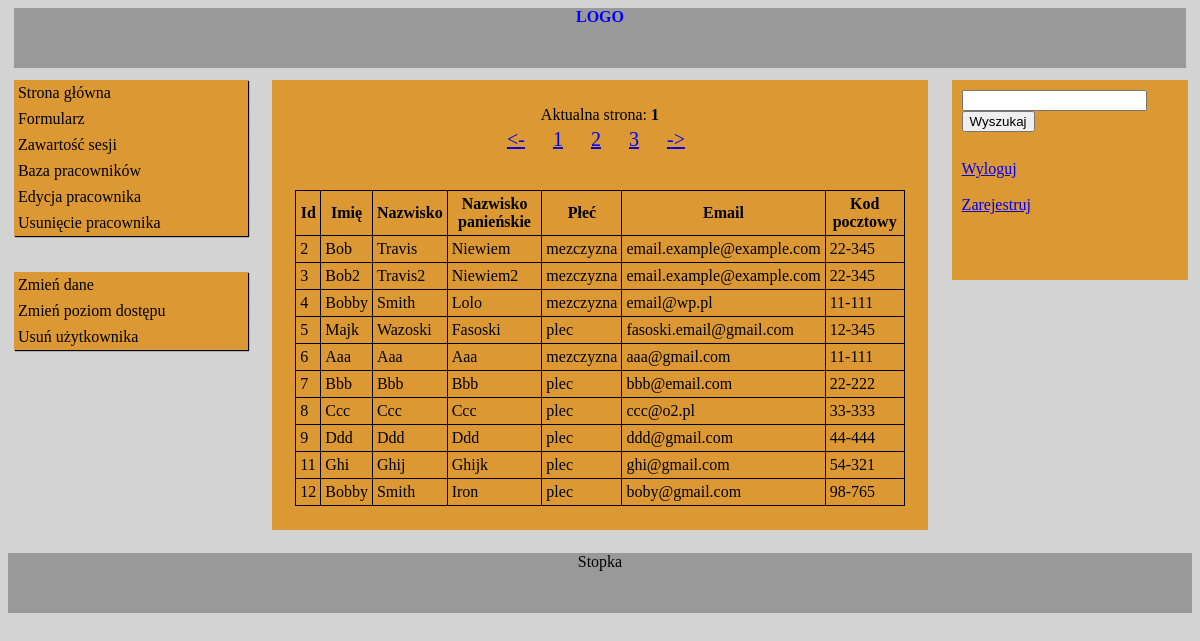
Screenshot of /index.php?strona=4&page=1 (signed in) with the database file from the repository.
### tables this page shows
CREATE TABLE `pracownicy` (
  `id` int(11) NOT NULL,
  `imie` text NOT NULL,
  `nazwisko` text NOT NULL,
  `plec` text NOT NULL,
  `nazwisko_panienskie` text NOT NULL,
  `email` text NOT NULL,
  `kod_pocztowy` text NOT NULL
);

### baza_pracownikow.php (the view, shortened to what this page needs)
<?php
        require_once "connect.php";
        $polaczenie = @new mysqli($host,$db_user,$db_password,$db_name);
        if ($polaczenie->connect_errno!=0){
            if($polaczenie->connect_errno==2002){
                echo "Połączenie z bazą nieudane. Błędna nazwa hosta.";
            }
            else if($polaczenie->connect_errno==1044){
                echo "Połączenie z bazą nieudane. Błędna nazwa użytkownika.";
            }
            else if($polaczenie->connect_errno==1045){
                echo "Połączenie z bazą nieudane. Błędne hasło.";
            }
            else if($polaczenie->connect_errno==1049){
                echo "Połączenie z bazą nieudane. Baza danych nie istnieje.";
            }
        }
        else{
            mysqli_set_charset($polaczenie,"utf8");
            if(isset($_GET['wyszukaj'])){
                $sql = "SELECT * FROM pracownicy WHERE nazwisko LIKE \"%".$_GET['wyszukaj']."%\"";
            }
            else{
                $sql = "SELECT * FROM pracownicy";
            }
            if($rezultat = $polaczenie->query($sql)){
                $liczba_wynikow = $rezultat->num_rows;
                if($liczba_wynikow>0){
                    echo '<table align="center"><tr align="center" padding="10px"><td>Aktualna strona: <strong>'.$_GET['page'].'</strong></td></tr><tr><td>';
                    if(isset($_GET['wyszukaj'])){
                        if($_GET['page']>1){
                            echo '<a class="stronicowanie" href="?strona='.$_GET['strona'].'&page='.($_GET['page']-1).'&wyszukaj='.$_GET['wyszukaj'].'"><-</a>';
                        }else{
                            echo '<a class="stronicowanie" href="?strona='.$_GET['strona'].'&page=1&wyszukaj='.$_GET['wyszukaj'].'"><-</a>';
                        }
                    }else{
                        if($_GET['page']>1){
                            echo '<a class="stronicowanie" href="?strona='.$_GET['strona'].'&page='.($_GET['page']-1).'"><-</a>';
                        }else{
                            echo '<a class="stronicowanie" href="?strona='.$_GET['strona'].'&page=1"><-</a>';
                        }
                    }
                    for($i=0; $i<$_SESSION['ilosc_stron']; $i++){
                        if(isset($_GET['wyszukaj'])){
                           echo '<a class="stronicowanie" href="?strona='.$_GET['strona'].'&page='.($i+1).'&wyszukaj='.$_GET['wyszukaj'].'">'.($i+1).'</a>';
                        } else{
                           echo '<a class="stronicowanie" href="?strona='.$_GET['strona'].'&page='.($i+1).'">'.($i+1).'</a>';
                        }
                    }
                    if(isset($_GET['wyszukaj'])){
                        if($_GET['page']<$_SESSION['ilosc_stron']){
                            echo '<a class="stronicowanie" href="?strona='.$_GET['strona'].'&page='.($_GET['page']+1).'&wyszukaj='.$_GET['wyszukaj'].'">-></a>';
                        }else{
                            echo '<a class="stronicowanie" href="?strona='.$_GET['strona'].'&page='.$_SESSION['ilosc_stron'].'&wyszukaj='.$_GET['wyszukaj'].'">-></a>';
                        }
                    }else{
                        if($_GET['page']<$_SESSION['ilosc_stron']){
                            echo '<a class="stronicowanie" href="?strona='.$_GET['strona'].'&page='.($_GET['page']+1).'">-></a>';
                        }else{
                            echo '<a class="stronicowanie" href="?strona='.$_GET['strona'].'&page='.$_SESSION['ilosc_stron'].'">-></a>';
                        }
                    }
                    echo '</td></tr></table>';
                    if(isset($_GET['page'])){
                        echo '<table class="tabela_wynikow"> ';
                            echo '
                                <tr align="center" style="font-weight:bold">
                                    <td>Id</td>
                                    <td>Imię </td>
                                    <td>Nazwisko </td>
                                    <td>Nazwisko panieńskie </td>
                                    <td>Płeć </td>
                                    <td>Email </td>
                                    <td>Kod pocztowy</td>
                                </tr>
                                ';
                                $i=0;
                                while(($wiersz = $rezultat->fetch_assoc())&&$i<10){
                                $i++;
                                echo '
                                <tr>
                                    <td>'.$wiersz['id'].' </td>
                                    <td>'.$wiersz['imie'].' </td>
                                    <td>'.$wiersz['nazwisko'].' </td>
                                    <td>'.$wiersz['nazwisko_panienskie'].' </td>
                                    <td>'.$wiersz['plec'].' </td>
                                    <td>'.$wiersz['email'].' </td>
                                    <td>'.$wiersz['kod_pocztowy'].' </td>
                                </tr>
                                ';
                            }
                            echo '</table></div>';
                    }
                }
            }
            else{
                echo "Błąd kwerendy.";
            }
        }
?>

### index.php (shortened to what this page needs)
<!DOCTYPE HTML>
<html lang="pl">
<head>
    <link href="./style.css" rel="stylesheet" type="text/css" />
</head>
<body>
    <div id="container">
        <div id="header">
            <b>LOGO</b>
        </div>
            <div id="menu_left">
                <?php
                    if($_SESSION['uprawnienia']>=0){
                        echo'
                            <a class="link" href="index.php"><div class="box">Strona główna</div></a>
                        ';
                        if($_SESSION['uprawnienia']>=1){
                            echo'
                                <a class="link" href="index.php?strona=2"><div class="box">Formularz</div></a>
                                <a class="link" href="index.php?strona=3"><div class="box">Zawartość sesji</div></a>
                                <a class="link" href="index.php?strona=4&page=1"><div class="box">Baza pracowników</div></a>
                            ';
                            if($_SESSION['uprawnienia']>=2){
                                echo'
                                    <a class="link" href="index.php?strona=5&page=1"><div class="box">Edycja pracownika</div></a>
                                ';
                                if($_SESSION['uprawnienia']>=3){
                                    echo'
                                        <a class="link" href="index.php?strona=6&page=1"><div class="box">Usunięcie pracownika</div></a>
                                    ';
                                }
                            }
                            echo'
                                </br></br>
                                <a class="link" href="index.php?strona=9"><div class="box">Zmień dane</div></a>
                            ';
                            if($_SESSION['uprawnienia']>=4){
                                echo'
                                    <a class="link" href="index.php?strona=10&page=1"><div class="box">Zmień poziom dostępu</div></a>
                                    <a class="link" href="index.php?strona=11&page=1"><div class="box">Usuń użytkownika</div></a>
                                ';
                            }
                        }
                    }
                ?>
            </div>
            <div id="content">
            <?php
            switch ($_GET['strona']) {
                case 4:
                    require 'baza_pracownikow.php';
                    break;
            }
            ?>
            </div>
            <div id="menu_right">
                <?php
                    if($_SESSION['uprawnienia']>0){
                    echo'
                        <form method="GET" style="padding:10px">
                            <input type="text" name="wyszukaj"></br>
                            <input type="submit" name="search_button" value="Wyszukaj">
                        </form>
                    ';
                    }
                        if(isset($_SESSION['zalogowany'])){
                            echo'<a style="margin-left:10px;" href="index.php?wyloguj">Wyloguj</a></br>';
                        }else{
                            echo'<a style="margin-left:10px;" href="index.php?strona=7">Zaloguj</a></br>';
                        }
                        echo'</br>
                        <a style="margin-left:10px;" href="index.php?strona=8">Zarejestruj</a>
                    ';
                ?>
            </div>
        <div id="footer">
            <?php
                if($_SESSION['dodanych_pracownikow'] == 0){
                    echo "Stopka";
                }else{
                    echo "Liczba dodanych pracowników: ".$_SESSION['dodanych_pracownikow'];
                }
            ?>
        </div>
</body>
</html>

### style.css (style rules this page uses)
body { background-color:lightgray; }
#container { width:99%; margin-left:auto; margin-right:auto; }
#header { background-color:#999999; text-align:center; height:60px; color:#0000FF; margin-bottom:1%; }
#menu_left { float:left; width:20%; text-align:left; }
.link { color:black; text-decoration:none; }
.box { padding:4px; background-color:#db9833; -webkit-box-shadow: 1px 1px 1px 0px rgba(0,0,0,1); -moz-box-shadow: 1px 1px 1px 0px rgba(0,0,0,1); box-shadow: 1px 1px 1px 0px rgba(0,0,0,1); }
#content { min-height:400px; float:left; margin-left:2%; margin-right:2%; margin-bottom:2%; background-color:#db9833; text-align:left; padding:2%; width:52%; }
.stronicowanie { padding:10px; font-size:20px; text-align:right; }
#menu_right { float:left; width:20%; background-color:#db9833; text-align:left; min-height:200px; }
#footer { clear:both; margin-left:auto; margin-right:auto; background-color:#999999; text-align:center; height:60px; }
table.tabela_wynikow { border: 1px solid black; border-collapse: collapse; }
table.tabela_wynikow tr td { border: 1px solid black; border-collapse: collapse; padding:4px; }

### rows the page displays
pracownicy: id "2", imie "Bob", nazwisko "Travis", nazwisko_panienskie "Niewiem", plec "mezczyzna", email "email.example@example.com", kod_pocztowy "22-345"
pracownicy: id "3", imie "Bob2", nazwisko "Travis2", nazwisko_panienskie "Niewiem2", plec "mezczyzna", email "email.example@example.com", kod_pocztowy "22-345"
pracownicy: id "4", imie "Bobby", nazwisko "Smith", nazwisko_panienskie "Lolo", plec "mezczyzna", email "email@wp.pl", kod_pocztowy "11-111"
pracownicy: id "5", imie "Majk", nazwisko "Wazoski", nazwisko_panienskie "Fasoski", plec "plec", email "fasoski.email@gmail.com", kod_pocztowy "12-345"
pracownicy: id "6", imie "Aaa", nazwisko "Aaa", nazwisko_panienskie "Aaa", plec "mezczyzna", email "aaa@gmail.com", kod_pocztowy "11-111"
pracownicy: id "7", imie "Bbb", nazwisko "Bbb", nazwisko_panienskie "Bbb", plec "plec", email "bbb@email.com", kod_pocztowy "22-222"
pracownicy: id "8", imie "Ccc", nazwisko "Ccc", nazwisko_panienskie "Ccc", plec "plec", email "ccc@o2.pl", kod_pocztowy "33-333"
pracownicy: id "9", imie "Ddd", nazwisko "Ddd", nazwisko_panienskie "Ddd", plec "plec", email "ddd@gmail.com", kod_pocztowy "44-444"
pracownicy: id "11", imie "Ghi", nazwisko "Ghij", nazwisko_panienskie "Ghijk", plec "plec", email "ghi@gmail.com", kod_pocztowy "54-321"
pracownicy: id "12", imie "Bobby", nazwisko "Smith", nazwisko_panienskie "Iron", plec "plec", email "boby@gmail.com", kod_pocztowy "98-765"

### other values shown
$_GET['page'] "1"
